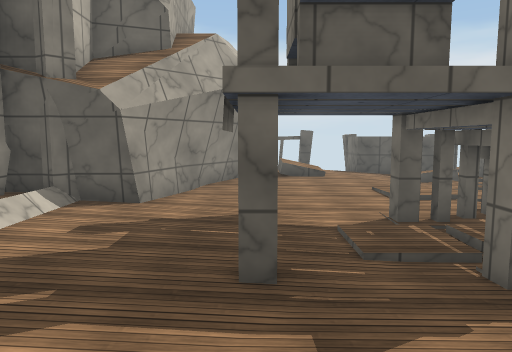
[1] (above)

20 first-person views from a walk through a 3-D level made in the Unity game engine. The camera is 1.5 m above the floor, tilts 6° down and sees 70° across. The floor is counted in squares, 1 m on a side. Each view is taken from the middle of a square. On the plan, view 1 faces up. The plan holds only what a view shows up to about 16 squares ahead; the rest is blank. The place goes on beyond the plan. Surface patterns are stand-ins for the level's own textures.

[2]
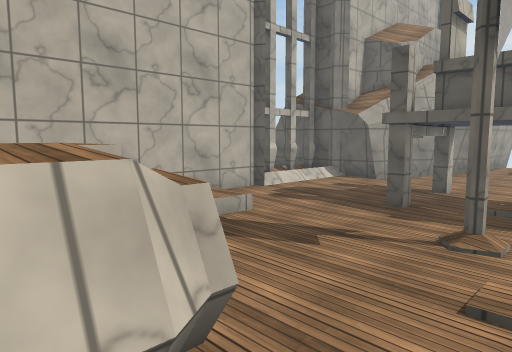

[3]
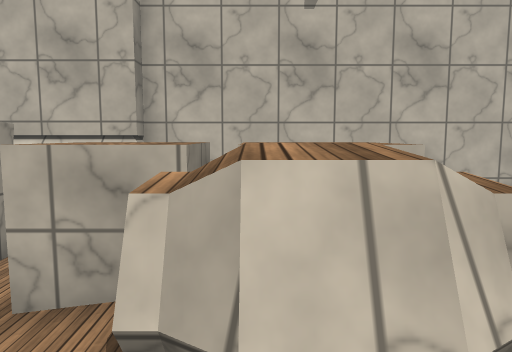

[4]
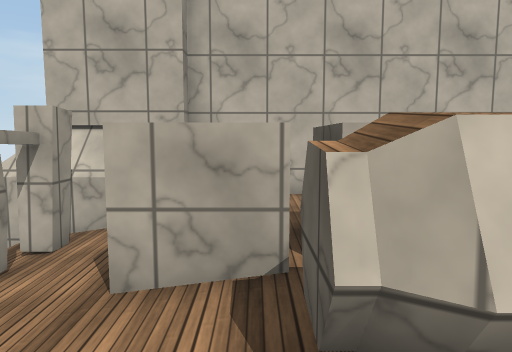

[5]
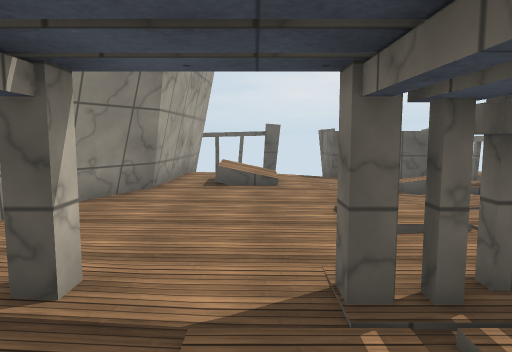

[6]
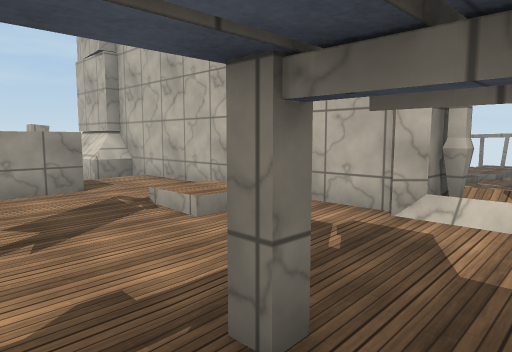

[7]
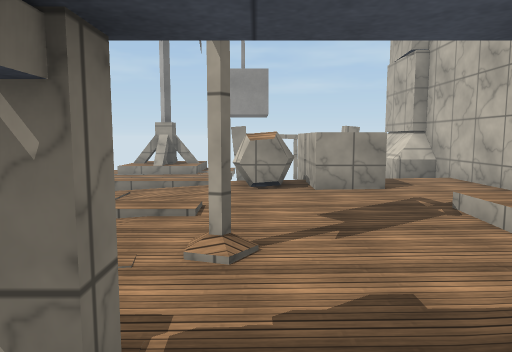

[8]
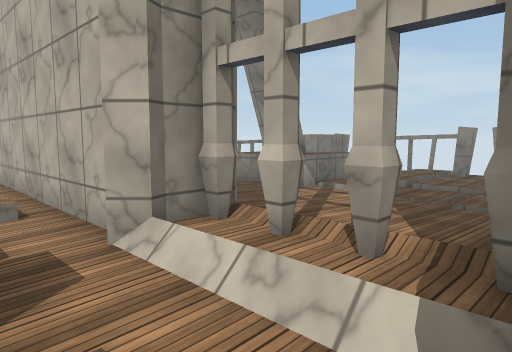

[9]
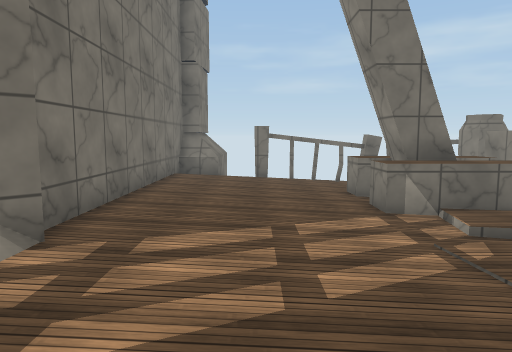

[10]
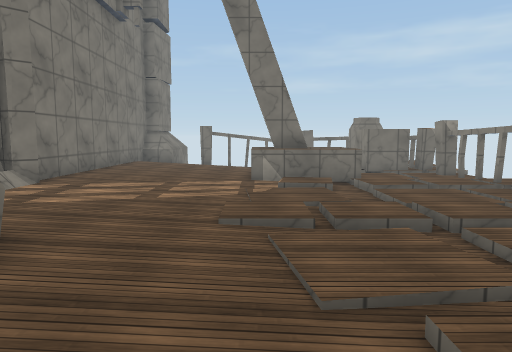

[11]
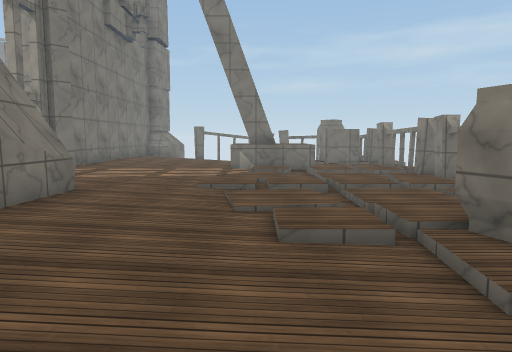

[12]
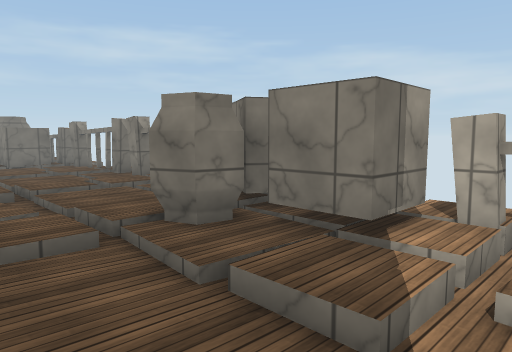

[13]
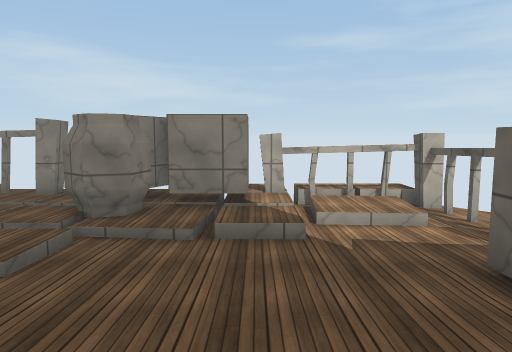

[14]
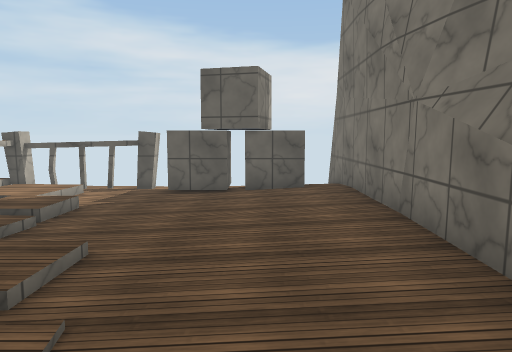

[15]
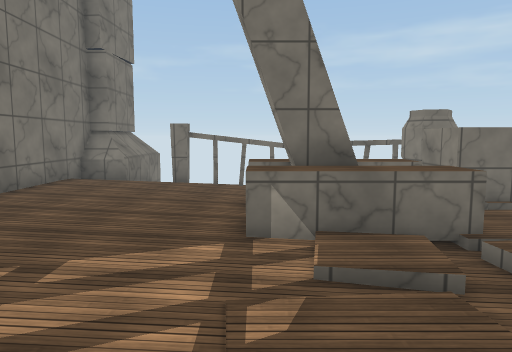

[16]
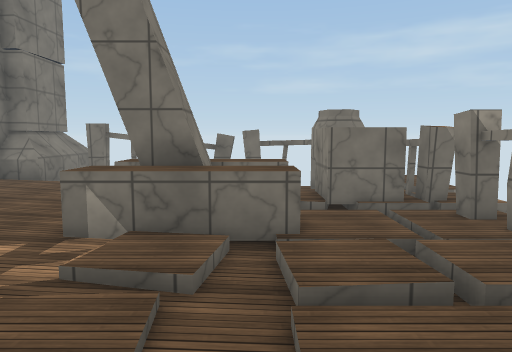

[17]
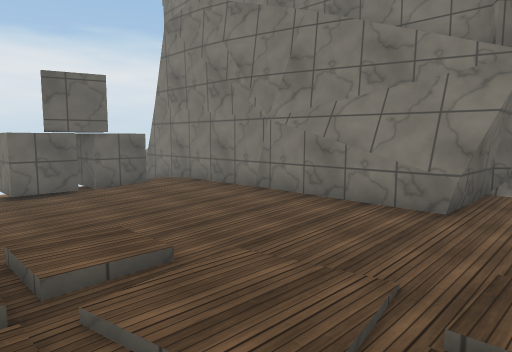

[18]
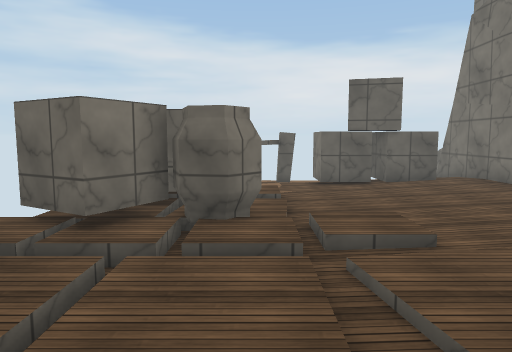

[19]
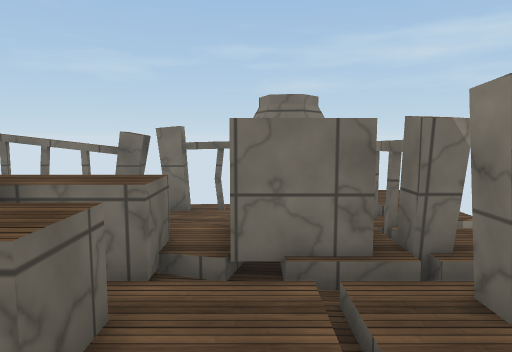

[20]
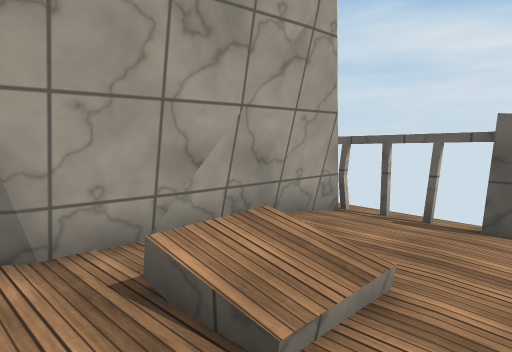

### Floor plan
Key: @ floor where view 1 was taken; # wall or solid block; x gap in a wall; . main floor; - floor 0.75 m lower than the main floor; _ floor 1.5 m lower than the main floor; / step, stairs or slope; = window, fence, low wall or low ledge; ^ raised ledge; v drop or lower ground; O other object.
Columns run from 21 left of view 1 to 4 right of it. Each row starts with its distance up from view 1.
 21   ---//             ..vv
 20  #xxxx#.###  #      ####
 19 vx/.....### .#      #....
 18 v=/.....####.#      ##...
 17 vx/..........#       #....
 16 v##///.......#       #....
 15 v ##/........#       #O...
 14 vv##///......#      ##O...
 13   ##.........#      ##....
 12   ####//.....#      #.....
 11  ####./......#     ##.....
 10  /////.......#    ##......
  9   #/../......#    #.......
  8   #/.........######.......
  7   ////////.....///...#..##
  6   x./././......///.. ...
  5   #///////...../x/..#...
  4   ./.../......./#/...#..#
  3   #/.../.......###.......
  2  .#./..//......# #........
  1  .#.//../......# #.....#..
  0  .#/..^^^^.....# #...@....
 -1  .#/..^##^.....# #........
 -2 v/////^##^.....# #........
 -3 v.###.^^^^.....# #........
 -4 v/###.   ......# #..^^#^..
 -5 v/# .    ......# #..^^#^./
 -6     #..  ......###. ^x.. /
 -7     #.####x##.^^ ^^ ##//
 -8     ####      ^###^....
 -9      v_       #  #^##x
-10               #   ^..
-11                   #

Positions as (right, up) in squares from view 1, and headings:
1: (0, 0), facing up
2: (4, -5), facing up-left
3: (4, -5), facing left
4: (4, -6), facing left
5: (2, 4), facing up
6: (2, 6), facing down-left
7: (2, 6), facing down
8: (-2, 8), facing down-left
9: (-9, 8), facing down
10: (-12, 13), facing down
11: (-13, 17), facing down
12: (-13, 17), facing down-left
13: (-9, 15), facing left
14: (-11, 7), facing up
15: (-12, 6), facing down
16: (-15, 6), facing down
17: (-16, 6), facing up-right
18: (-16, 5), facing up
19: (-17, 2), facing down
20: (4, 12), facing up-left
